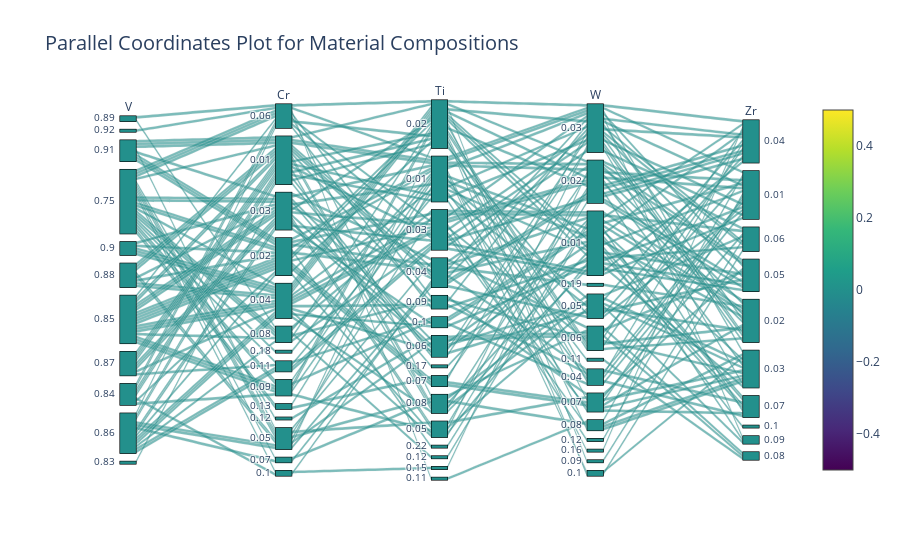

Notebook code cell kept with this figure:
### Code cell
# Convert the resulting dictionary to a DataFrame
df_compositions = create_dataframe_from_dict(composition_data)
print(df_compositions.head())

# select the df compositions that have a value for column 'V' greater than 0.7
df_compositions = df_compositions[df_compositions['V'] > 0.7]

# randomly select 1000 compositions from df_compositions 
rand_df_compositions = df_compositions.sample(n=1000, random_state=42)

# round the values in the df_compositions to 4 decimal places and sort the values in the V column by highest to lowest
rand_df_compositions = rand_df_compositions.sort_values(by='V', ascending=False)
rand_df_compositions = rand_df_compositions.round(4)

# Optionally create a plot
fig = create_parallel_coordinates_plot(rand_df_compositions, fitness_col='Fitness')
fig.show()
#fig.to_html('parallel_coordinates_plot.html')

# save figure to html 
#fig.write_html("parallel_coordinates_plot.html")
